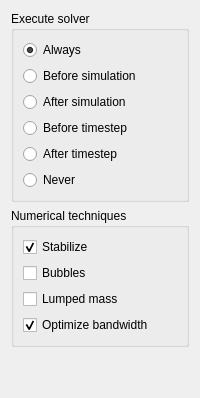
     <widget class="QWidget" name="genaralTab">
      <property name="accessibleName">
       <string/>
      </property>
      <attribute name="title">
       <string>General</string>
      </attribute>
      <layout class="QVBoxLayout">
       <item>
        <widget class="QGroupBox" name="execSolverGroup">
         <property name="title">
          <string>Execute solver</string>
         </property>
         <layout class="QVBoxLayout">
          <item>
           <widget class="QRadioButton" name="execAlways">
            <property name="text">
             <string>Always</string>
            </property>
            <property name="checked">
             <bool>true</bool>
            </property>
           </widget>
          </item>
          <item>
           <widget class="QRadioButton" name="execBeforeSimulation">
            <property name="text">
             <string>Before simulation</string>
            </property>
           </widget>
          </item>
          <item>
           <widget class="QRadioButton" name="execAfterSimulation">
            <property name="text">
             <string>After simulation</string>
            </property>
           </widget>
          </item>
          <item>
           <widget class="QRadioButton" name="execBeforeTimestep">
            <property name="text">
             <string>Before timestep</string>
            </property>
           </widget>
          </item>
          <item>
           <widget class="QRadioButton" name="execAfterTimestep">
            <property name="text">
             <string>After timestep</string>
            </property>
           </widget>
          </item>
          <item>
           <widget class="QRadioButton" name="execNever">
            <property name="text">
             <string>Never</string>
            </property>
           </widget>
          </item>
         </layout>
        </widget>
       </item>
       <item>
        <widget class="QGroupBox" name="numericalTechniquesGroup">
         <property name="title">
          <string>Numerical techniques</string>
         </property>
         <layout class="QVBoxLayout">
          <item>
           <widget class="QCheckBox" name="stabilizeCheck">
            <property name="text">
             <string>Stabilize</string>
            </property>
            <property name="checked">
             <bool>true</bool>
            </property>
           </widget>
          </item>
          <item>
           <widget class="QCheckBox" name="bubblesCheck">
            <property name="text">
             <string>Bubbles</string>
            </property>
           </widget>
          </item>
          <item>
           <widget class="QCheckBox" name="lumpedMassCheck">
            <property name="text">
             <string>Lumped mass</string>
            </property>
           </widget>
          </item>
          <item>
           <widget class="QCheckBox" name="optimizeBandwidthCheck">
            <property name="text">
             <string>Optimize bandwidth</string>
            </property>
            <property name="checked">
             <bool>true</bool>
            </property>
           </widget>
          </item>
         </layout>
        </widget>
       </item>
       <item>
        <spacer>
         <property name="orientation">
          <enum>Qt::Vertical</enum>
         </property>
         <property name="sizeHint" stdset="0">
          <size>
           <width>20</width>
           <height>40</height>
          </size>
         </property>
        </spacer>
       </item>
      </layout>
     </widget>
